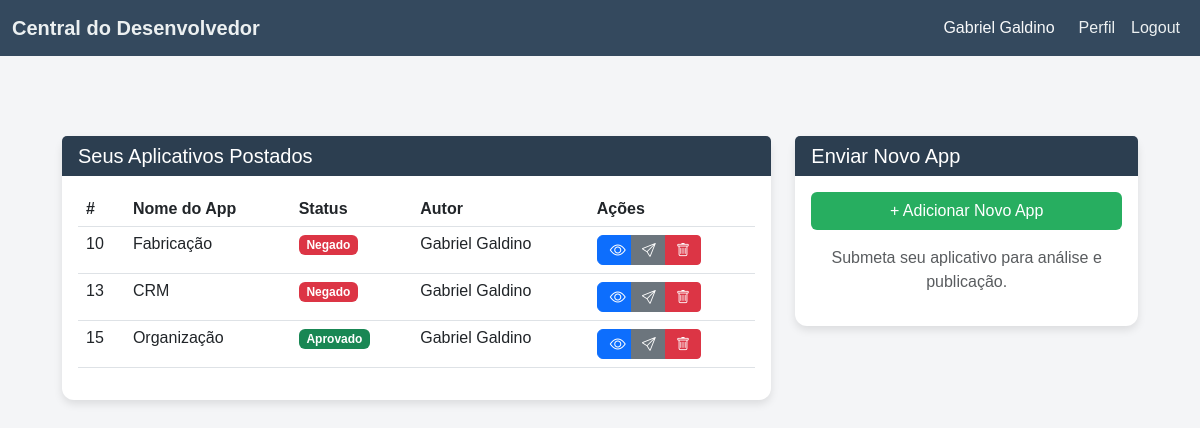
Before: /developer/ (signed in) with the older database file.
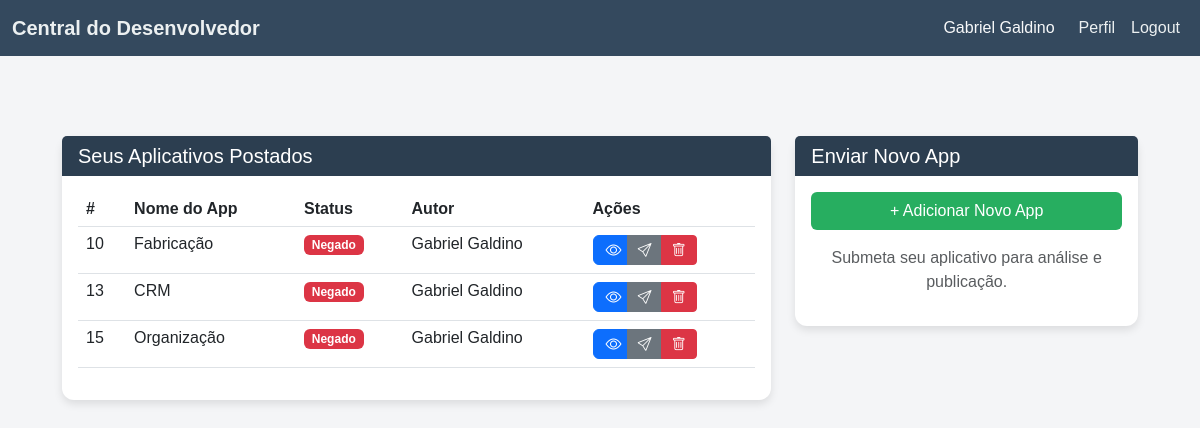
After: the same page with the newer database file.
### Market/models.py (models this page shows)
class App(models.Model):
    STATUS_CHOICES = [
        ('Pendente', 'Pendente'),
        ('Aprovado', 'Aprovado'),
        ('Negado', 'Negado'),
    ]
    nome = models.CharField(max_length=20, unique=True, blank=False)
    descricao = models.CharField(max_length=200, blank=True)
    versao = models.CharField(max_length=20, blank=False)
    instalado = models.BooleanField(default=False)
    dependencias = models.JSONField(default=list)
    zip_file = models.FileField(upload_to=f'media/apps/')
    autor = models.ForeignKey(Developer, on_delete=models.PROTECT, blank=False, null=False)
    publicado = models.BooleanField(default=False)
    created_At = models.DateTimeField(auto_now_add=True)
    updated_At = models.DateTimeField(auto_now=True)
    approved_status = models.CharField(
        max_length=10,
        choices=STATUS_CHOICES,
        default='Pendente'
    )

### Usuario/models.py (models this page shows, shortened)
class Colaborador(AbstractUser):
    def validar_cpf(value):
        cpf = CPF()
        if not cpf.validate(value):
            raise ValidationError('CPF inválido.')
    colaborador_groups = models.ManyToManyField(Group, related_name='colaborador', blank=True)
    colaborador_permissions = models.ManyToManyField(Permission, related_name='colaborador_permission', blank=True)
    cpf = models.CharField(max_length=14, unique=True, validators=[validar_cpf])
    email = models.EmailField(max_length=50, unique=True)
    telefone = models.CharField(max_length=15, blank=True, null=True)
    endereco = models.ForeignKey(
        Endereco, on_delete=models.PROTECT, blank=True, null=True)
    data_nascimento = models.DateField(blank=True, null=True)
    empresa = models.ForeignKey(
        Empresa, on_delete=models.PROTECT, blank=True, null=True, related_name='colaboradores')
    setor = models.ForeignKey(Setor, on_delete=models.PROTECT,
                              blank=True, null=True, related_name='cargo')
    cargo = models.ForeignKey(Cargo, on_delete=models.PROTECT,
                              blank=True, null=True, related_name='cargo')
    matricula = models.CharField(max_length=20, unique=True, blank=True, null=True)
    data_demissao = models.DateField(blank=True, null=True)
    is_active = models.BooleanField(default=1)
    is_developer = models.BooleanField(default=False)
    USERNAME_FIELD = 'username'

### Market/views.py (the view, shortened to what this page needs)
# urls.py: path('developer/', developer_view, name='central'),
@login_required
def developer_view(request):
    dev = request.user.id
    app_form = AppRegisterForm()
    apps = App.objects.all()
    return render(request, 'desenvolvedor/central_do_desenvolvedor.html', {
        'app_form': app_form,
        'apps': apps
    })

### Market/auth_developers.py (called while the page is built)
    def get_user(self, user_id):
        try:
            return User.objects.get(pk=user_id, is_developer=True)
        except User.DoesNotExist:
            return None

### Market/templatetags/custom_tags.py (called while the page is built)
@register.filter
def status_badge_class(value):
    if value == 'Aprovado':
        return 'bg-success'
    elif value == 'Negado':
        return 'bg-danger'
    elif value == 'Em análise':
        return 'bg-warning'

### Market/templates/desenvolvedor/central_do_desenvolvedor.html (shortened to what the changed rows need)
{%load static %}
{% load custom_tags %}
<html lang="en">
<head>
    <link href="https://cdn.jsdelivr.net/npm/bootstrap@5.3.0-alpha3/dist/css/bootstrap.min.css" rel="stylesheet">
    <link rel="stylesheet" href="https://cdn.jsdelivr.net/npm/bootstrap-icons/font/bootstrap-icons.css">
    <link rel="stylesheet" href="../../static/styles/central_do_desenvolvedor.css">
</head>
    <body>
        <div class="dashboard container mt-5">
            <div class="row g-4">
                <div class="col-md-8">
                    <div class="card">
                        <div class="card-body">
                            <table class="table table-hover">
                                <thead>
                                    <tr>
                                        <th>#</th>
                                        <th>Nome do App</th>
                                        <th>Status</th>
                                        <th>Autor</th>
                                        <th>Ações</th>
                                    </tr>
                                </thead>
                                <tbody>
                                    {% for app in apps %}
                                    <tr>
                                        <td>{{ app.id }}</td>
                                        <td>{{ app.nome }}</td>
                                        <td>
                                            <span class="badge {{ app.approved_status|status_badge_class }} status">
                                                {{ app.approved_status }}
                                            </span>
                                        </td>
                                        <td>{{ app.autor.first_name }} {{ app.autor.last_name }}</td>
                                        <td>
                                            <div class="btn-group ">
                                                <button class="btn btn-primary col-3">
                                                    <i class="bi bi-eye"></i>
                                                </button>
                                                <button class="btn btn-sm btn-secondary col-3">
                                                    <a href="{% url 'app_review' app.id %}" style="color: white;" >
                                                        <i class="bi bi-send"></i>
                                                    </a>
                                                </button>
                                                <button class="btn btn-sm btn-danger col-3">
                                                    <a href="{% url 'app_remove' app.id %}" style="color: white;"><i class="bi bi-trash"></i></a>
                                                </button>
                                            </div>
                                        </td>
                                    </tr>
                                {% empty %}
                                    <tr><td colspan="5">Nenhum aplicativo publicado</td></tr>
                                {% endfor %}
                                </tbody>
                            </table>
                        </div>
                    </div>
                </div>
            </div>
        </div>
    </body>
</html>

Changed rows visible on the page:
changed App "Organização": approved_status "Aprovado" → "Negado"
